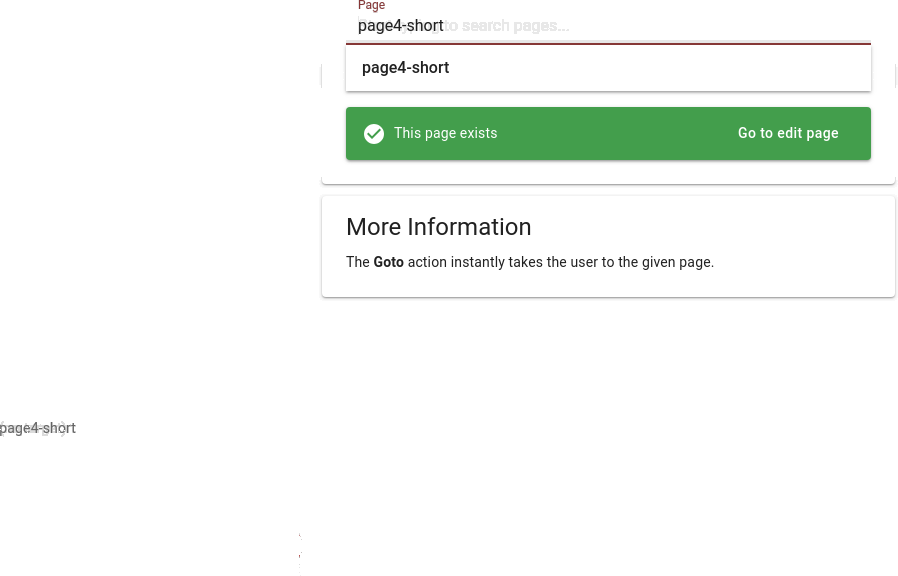
#> input picture milo-editor/editor-web/assets/18a8680b-0125-c7e1-0f31-9958671650ef_27-step20-diff-f7dd7440.png, 898 x 576 px
$ python image_to_half_block.py ../../../../milo-editor/editor-web/assets/18a8680b-0125-c7e1-0f31-9958671650ef_27-step20-diff-f7dd7440.png
#> lines starting #> are read from the running program, lines starting #| are printed output that depends on the picture
from __future__ import annotations

import argparse
import json
import math
from collections import Counter
from pathlib import Path

from PIL import Image


WHITE = (255, 255, 255)


def distance_sq(a: tuple[int, int, int], b: tuple[int, int, int]) -> int:
    return sum((a[index] - b[index]) ** 2 for index in range(3))


def average_rgb(colors: list[tuple[int, int, int]]) -> tuple[int, int, int]:
    if not colors:
        return WHITE
    return tuple(
        round(sum(color[channel] for color in colors) / len(colors))
        for channel in range(3)
    )


def corner_background(image: Image.Image) -> tuple[int, int, int]:
    width, height = image.size
    side = max(1, min(width, height) // 24)
    colors: list[tuple[int, int, int]] = []
    for box in (
        (0, 0, side, side),
        (width - side, 0, width, side),
        (0, height - side, side, height),
        (width - side, height - side, width, height),
    ):
        colors.extend(image.crop(box).getdata())
    return average_rgb(colors)


def auto_crop(image: Image.Image, *, threshold: int = 18, margin: float = 0.05) -> Image.Image:
    background = corner_background(image)
    limit = threshold * threshold * 3
    pixels = image.load()
    xs: list[int] = []
    ys: list[int] = []
    for y in range(image.height):
        for x in range(image.width):
            if distance_sq(pixels[x, y], background) > limit:
                xs.append(x)
                ys.append(y)
    if not xs:
        return image
    left, right = min(xs), max(xs)
    top, bottom = min(ys), max(ys)
    margin_x = round((right - left + 1) * margin)
    margin_y = round((bottom - top + 1) * margin)
    return image.crop(
        (
            max(0, left - margin_x),
            max(0, top - margin_y),
            min(image.width, right + 1 + margin_x),
            min(image.height, bottom + 1 + margin_y),
        )
    )


def normalize_background(
    color: tuple[int, int, int],
    background: tuple[int, int, int],
    *,
    tolerance: int = 12,
) -> tuple[int, int, int]:
    if distance_sq(color, background) <= tolerance * tolerance * 3:
        return background
    return color


def make_palette(image: Image.Image, *, colors: int) -> list[tuple[int, int, int]]:
    quantized = image.quantize(colors=colors, method=Image.Quantize.MEDIANCUT).convert("RGB")
    counts = Counter(quantized.getdata())
    background = corner_background(image)
    palette: list[tuple[int, int, int]] = [background]
    for color, _count in counts.most_common():
        normalized = normalize_background(color, background)
        if normalized not in palette:
            palette.append(normalized)
    return palette


def nearest_palette_index(
    color: tuple[int, int, int],
    palette: list[tuple[int, int, int]],
) -> int:
    return min(range(len(palette)), key=lambda index: distance_sq(color, palette[index]))


def encode_half_block(
    image: Image.Image,
    *,
    columns: int,
    colors: int,
) -> tuple[list[tuple[int, int, int]], str, int]:
    cropped = auto_crop(image)
    target_height = round(cropped.height * columns / cropped.width)
    if target_height % 2:
        target_height += 1
    resized = cropped.resize((columns, target_height), Image.Resampling.LANCZOS)
    palette = make_palette(resized, colors=colors)
    background = palette[0]
    pixels = resized.load()

    rows: list[str] = []
    for y in range(0, target_height, 2):
        runs: list[str] = []
        run_index: int | None = None
        run_text = ""
        for x in range(columns):
            top = normalize_background(pixels[x, y], background)
            bottom = normalize_background(pixels[x, y + 1], background)
            top_index = nearest_palette_index(top, palette)
            bottom_index = nearest_palette_index(bottom, palette)

            if top_index == bottom_index:
                character = "█"
                color_index = top_index
            elif top_index == 0:
                character = "▄"
                color_index = bottom_index
            elif bottom_index == 0:
                character = "▀"
                color_index = top_index
            else:
                top_contrast = distance_sq(palette[top_index], background)
                bottom_contrast = distance_sq(palette[bottom_index], background)
                if top_contrast >= bottom_contrast:
                    character = "▀"
                    color_index = top_index
                else:
                    character = "▄"
                    color_index = bottom_index

            if color_index != run_index:
                if run_text:
                    runs.append(f"{run_index:x}{run_text}")
                run_index = color_index
                run_text = character
            else:
                run_text += character

        if run_text:
            runs.append(f"{run_index:x}{run_text}")
        rows.append("~".join(runs))

    return palette, "|".join(rows), target_height // 2


def main() -> int:
    parser = argparse.ArgumentParser(
        description="Convert an image to compact precomputed static half-block data for Milo Say."
    )
    parser.add_argument("image", type=Path)
    parser.add_argument("--columns", type=int, default=80)
    parser.add_argument("--colors", type=int, default=12)
    args = parser.parse_args()
    if args.columns < 4:
        parser.error("--columns must be at least 4")
    if not 2 <= args.colors <= 16:
        parser.error("--colors must be between 2 and 16")

    image = Image.open(args.image).convert("RGB")
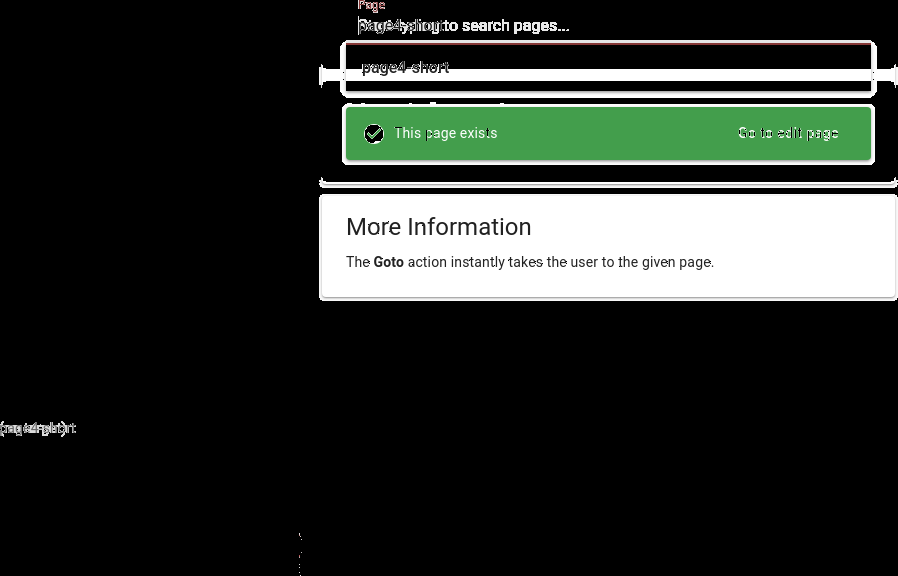
#> image: PIL image 898x576 RGB; mean R, G, B 44, 48.6, 44.3
    palette, data, rows = encode_half_block(
        image,
        columns=args.columns,
        colors=args.colors,
    )
#> after the loop in corner_background, `for box in (`: colors = 2304 items, first 6: (0, 0, 0), (0, 0, 0), (0, 0, 0), (0, 0, 0), (0, 0, 0), (0, 0, 0)
#> in auto_crop, `background = corner_background(image)`: background = (0, 0, 0)
#> in encode_half_block, `resized = cropped.resize((columns, target_height), Image.Resampling.LA..`:
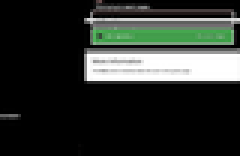
#> resized: PIL image 80x52 RGB (shown 3 times larger); mean R, G, B 44.2, 48.8, 44.5
#> in make_palette, `quantized = image.quantize(colors=colors, method=Image.Quantize.MEDIAN..`:
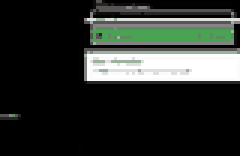
#> quantized: PIL image 80x52 RGB (shown 3 times larger); mean R, G, B 44.8, 49.3, 45.1
#> in make_palette, `counts = Counter(quantized.getdata())`: counts = 12 items
#> in make_palette, `background = corner_background(image)`: background = (0, 0, 0)
#> in make_palette, `palette: list[tuple[int, int, int]] = [background]`: palette = [(0, 0, 0)]
#> the loop in make_palette, `for color, _count in counts.most_common():` made 12 passes
#> (_count, normalized) on passes 1, 2, 3, 4, 6, 7, 8, 9, 10, 11, 12: (2769, (0, 0, 0)), (246, (255, 255, 255)), (173, (86, 85, 84)), (165, (73, 163, 82)), (135, (251, 251, 251)), (119, (134, 131, 133)), (107, (40, 37, 37)), (106, (224, 223, 223)), (78, (157, 177, 159)), (64, (91, 140, 96)), (34, (14, 12, 12))
#> (color, _count, normalized) on pass 5: ((3, 2, 3), 164, (0, 0, 0))
#> after the loop in make_palette, `for color, _count in counts.most_common():`: palette = [(0, 0, 0), (255, 255, 255), (86, 85, 84), (73, 163, 82), (251, 251, 251), (134, 131, 133), (40, 37, 37), (224, 223, 223), (157, 177, 159), (91, 140, 96), (14, 12, 12)]
#> in encode_half_block, `background = palette[0]`: background = (0, 0, 0)
#> after the loop in encode_half_block, `for y in range(0, target_height, 2):`: rows = 26 items
#> rows = 26
    print(
        json.dumps(
            {
                "columns": args.columns,
                "rows": rows,
                "palette": ["#%02x%02x%02x" % color for color in palette],
                "data": data,
            },
            ensure_ascii=False,
            separators=(",", ":"),
        )
    )
#> (printed output is left out)
    return 0


if __name__ == "__main__":
    raise SystemExit(main())
#> (the program exits here)

$ run again, on milo-editor/editor-web/assets/9d418ef8-dc43-5f53-7eb7-d0302f1447af_7-step6-diff-f4a420b8.png
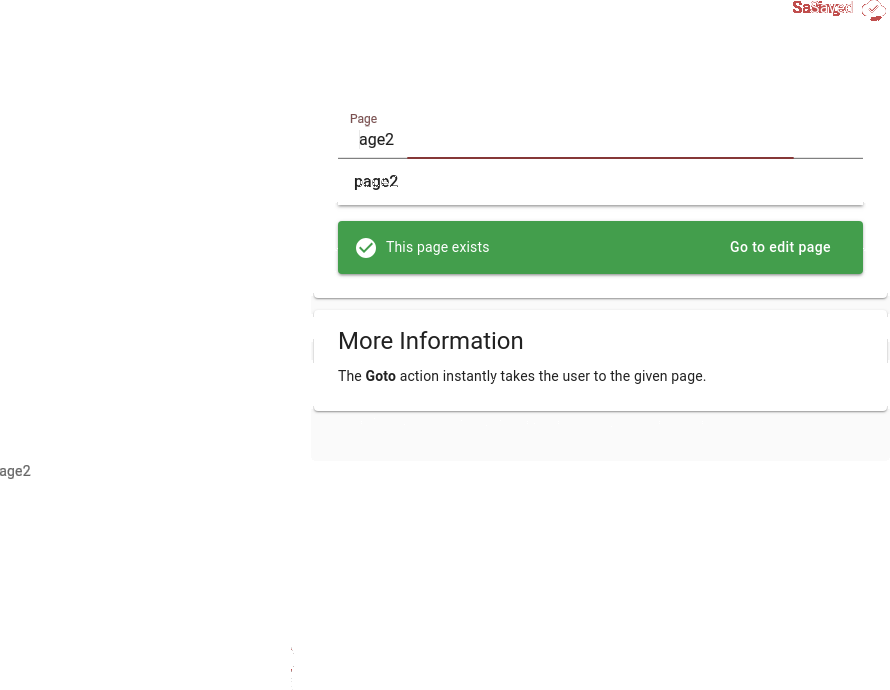
#> input picture milo-editor/editor-web/assets/9d418ef8-dc43-5f53-7eb7-d0302f1447af_7-step6-diff-f4a420b8.png, 890 x 690 px
#> in main, `image = Image.open(args.image).convert("RGB")`:
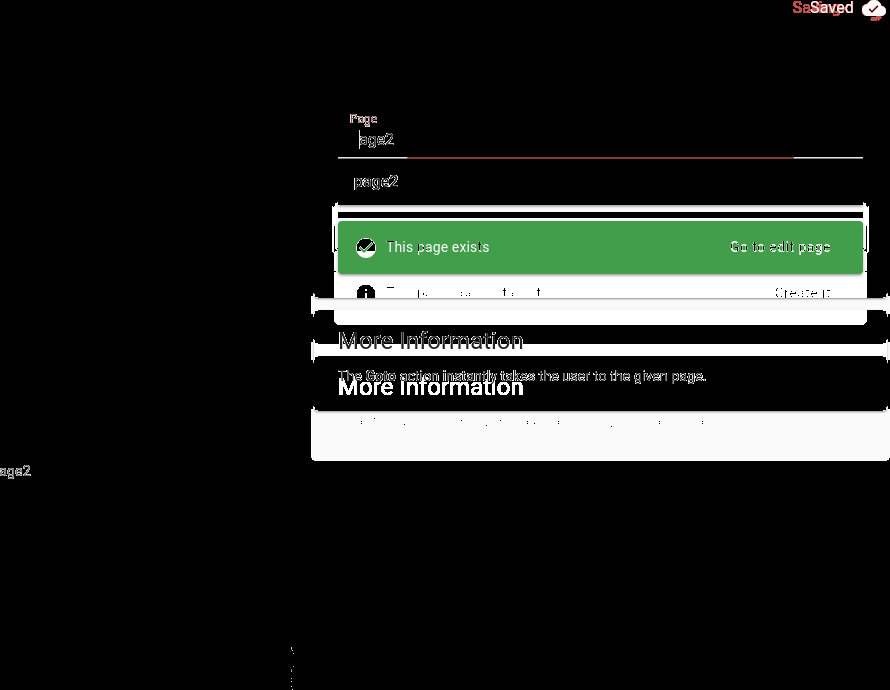
#> image: PIL image 890x690 RGB; mean R, G, B 33, 36.8, 33.2
#> after the loop in corner_background, `for box in (`: colors = 3136 items, first 6: (0, 0, 0), (0, 0, 0), (0, 0, 0), (0, 0, 0), (0, 0, 0), (0, 0, 0)
#> in auto_crop, `background = corner_background(image)`: background = (26, 23, 23)
#> in make_palette, `quantized = image.quantize(colors=colors, method=Image.Quantize.MEDIAN..`:
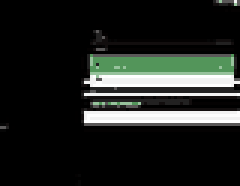
#> quantized: PIL image 80x62 RGB (shown 3 times larger); mean R, G, B 33.2, 36.7, 33.3
#> counts = 12 items
#> in make_palette, `background = corner_background(image)`: background = (38, 34, 34)
#> in make_palette, `palette: list[tuple[int, int, int]] = [background]`: palette = [(38, 34, 34)]
#> the loop in make_palette, `for color, _count in counts.most_common():` made 12 passes
#> (_count, normalized) on passes 1, 2, 3, 5, 6, 7, 8, 9: (3492, (0, 0, 0)), (256, (242, 242, 242)), (235, (83, 149, 90)), (170, (18, 14, 14)), (161, (4, 2, 2)), (142, (255, 255, 255)), (131, (90, 88, 88)), (72, (151, 194, 156))
#> after the loop in make_palette, `for color, _count in counts.most_common():`: palette = [(38, 34, 34), (0, 0, 0), (242, 242, 242), (83, 149, 90), (18, 14, 14), (4, 2, 2), (255, 255, 255), (90, 88, 88), (151, 194, 156), (253, 253, 253), (1, 0, 0), (6, 6, 6)]
#> in encode_half_block, `background = palette[0]`: background = (38, 34, 34)
#> after the loop in encode_half_block, `for y in range(0, target_height, 2):`: rows = 31 items
#> in main, `palette, data, rows = encode_half_block( image, columns=args.columns, ..`: rows = 31
#> (printed output is left out)
